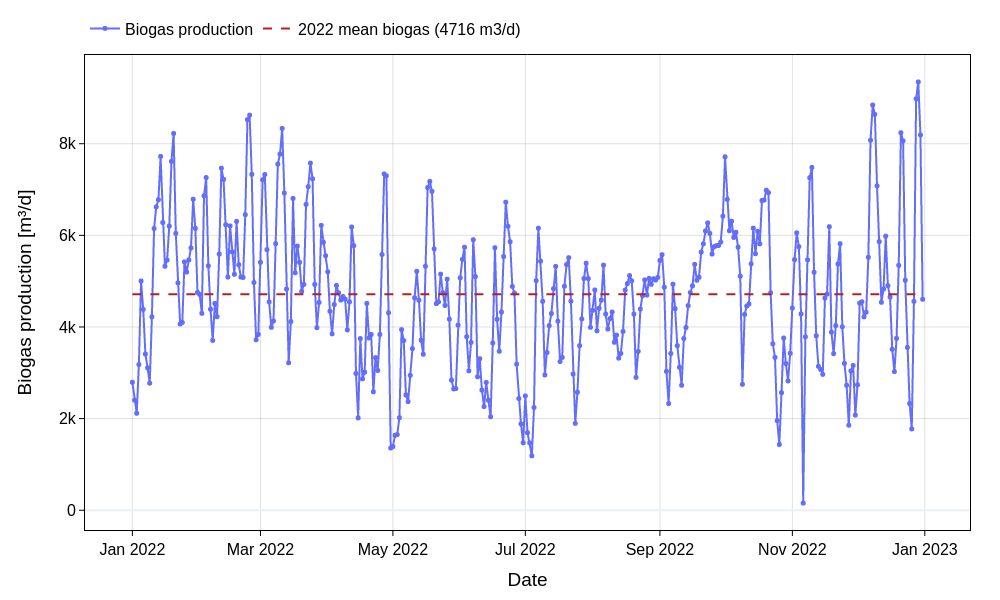

Generate this figure with Python:
# filename: muscatine_wrrf_digesters_2022_biogas_time_series.py
import pandas as pd
import plotly.graph_objects as go

file_name = "muscatine_wrrf_digesters_2022.xlsx"
base_name = "muscatine_wrrf_digesters_2022_biogas_time_series"

# Load workbook
xls = pd.ExcelFile(file_name)
if "daily_data" not in xls.sheet_names:
    raise ValueError("Sheet 'daily_data' not found in workbook.")

df = pd.read_excel(xls, sheet_name="daily_data")

required_cols = ["Year", "Month", "Day", "Biogas_m3d"]
missing = [c for c in required_cols if c not in df.columns]
if missing:
    raise ValueError(f"Missing required columns: {missing}")

# Build proper datetime
df["Date"] = pd.to_datetime(
    dict(year=df["Year"], month=df["Month"], day=df["Day"]),
    errors="coerce"
)

plot_df = df.loc[:, ["Date", "Biogas_m3d"]].copy()
plot_df = plot_df.sort_values("Date").reset_index(drop=True)

# Save CSV with exactly requested columns
csv_df = plot_df.rename(columns={
    "Date": "Date [YYYY-MM-DD]",
    "Biogas_m3d": "Biogas production [m3/d]",
})
csv_df["Date [YYYY-MM-DD]"] = csv_df["Date [YYYY-MM-DD]"].dt.strftime("%Y-%m-%d")
csv_file = f"{base_name}.csv"
csv_df.to_csv(csv_file, index=False)

# Reference line value from describe output mean
mean_biogas = 4716

# Create chart
fig = go.Figure()

fig.add_trace(go.Scatter(
    x=plot_df["Date"],
    y=plot_df["Biogas_m3d"],
    mode="lines+markers",
    name="Biogas production",
    line=dict(width=2),
    marker=dict(size=5)
))

x0 = plot_df["Date"].min()
x1 = plot_df["Date"].max()

fig.add_trace(go.Scatter(
    x=[x0, x1],
    y=[mean_biogas, mean_biogas],
    mode="lines",
    name="2022 mean biogas (4716 m3/d)",
    line=dict(color="firebrick", width=2, dash="dash"),
    hoverinfo="skip"
))

fig.update_layout(
    template="plotly_white",
    title=None,
    font=dict(size=16, color="black"),
    legend=dict(
        orientation="h",
        yanchor="bottom",
        y=1.02,
        xanchor="left",
        x=0
    ),
    margin=dict(l=85, r=30, t=30, b=70),
    width=1000,
    height=600
)

fig.update_xaxes(
    title_text="Date",
    showgrid=True,
    gridcolor="rgba(0,0,0,0.12)",
    showline=True,
    linecolor="black",
    mirror=True,
    ticks="outside",
    tickcolor="black",
    rangeslider_visible=False
)

fig.update_yaxes(
    title_text="Biogas production [m³/d]",
    showgrid=True,
    gridcolor="rgba(0,0,0,0.12)",
    showline=True,
    linecolor="black",
    mirror=True,
    ticks="outside",
    tickcolor="black"
)

html_file = f"{base_name}.html"
png_file = f"{base_name}.png"

fig.write_html(html_file, include_plotlyjs="cdn", full_html=True, config={"responsive": True})
fig.write_image(png_file, width=1000, height=600, engine="kaleido")

print(f"Created file: {csv_file}")
print(f"Created file: {html_file}")
print(f"Created file: {png_file}")
print("Created file: muscatine_wrrf_digesters_2022_biogas_time_series.py")
